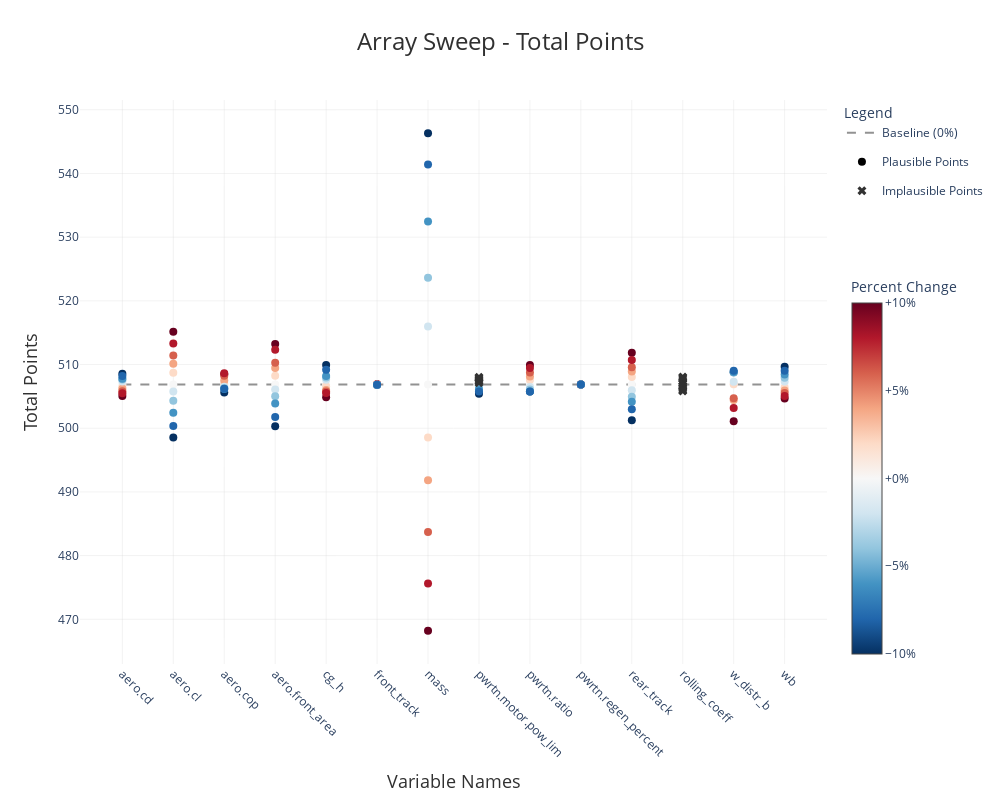

Notebook code cell kept with this figure:
### Code cell
arr_sweep_results.plot(
    y_label="Total Points",
    title="Array Sweep - Total Points",
)

### Figure 1 — Plotly figure (JSON) as saved in the notebook; plotly's stock layout.template omitted (floating-point values rounded to 4 significant figures; data arrays with more than 128 entries replaced by an {"elided": "..."} marker saying what was removed)
{"data": [{"line": {"color": "rgba(100, 100, 100, 0.7)", "dash": "dash", "width": 2}, "mode": "lines", "name": "Baseline (0%)", "type": "scatter", "x": ["aero.cd", "aero.cl", "aero.cop", "aero.front_area", "cg_h", "front_track", "mass", "pwrtn.motor.pow_lim", "pwrtn.ratio", "pwrtn.regen_percent", "rear_track", "rolling_coeff", "w_distr_b", "wb"], "y": [506.9, 506.9, 506.9, 506.9, 506.9, 506.9, 506.9, 506.9, 506.9, 506.9, 506.9, 506.9, 506.9, 506.9]}, {"hovertemplate": "%{x}<br>Points: %{y:.1f}<br>%{text}<extra></extra>", "marker": {"color": {"elided": "139 float values"}, "colorbar": {"len": 0.7, "tickformat": "+.0%", "title": {"text": "Percent Change"}, "y": 0, "yanchor": "bottom"}, "colorscale": [[0, "rgb(5,48,97)"], [0.1, "rgb(33,102,172)"], [0.2, "rgb(67,147,195)"], [0.3, "rgb(146,197,222)"], [0.4, "rgb(209,229,240)"], [0.5, "rgb(247,247,247)"], [0.6, "rgb(253,219,199)"], [0.7, "rgb(244,165,130)"], [0.8, "rgb(214,96,77)"], [0.9, "rgb(178,24,43)"], [1, "rgb(103,0,31)"]], "size": 8}, "mode": "markers", "name": "Plausible Points", "showlegend": false, "text": {"elided": "139 str values"}, "type": "scatter", "x": {"elided": "139 str values"}, "y": {"elided": "139 float values"}}, {"legendgroup": "plausible", "marker": {"color": "black", "size": 8}, "mode": "markers", "name": "Plausible Points", "showlegend": true, "type": "scatter", "x": [null], "y": [null]}, {"hovertemplate": "%{x}<br>Points: %{y:.1f}<br>%{text} (Implausible)<extra></extra>", "marker": {"color": "rgba(50, 50, 50, 1.0)", "size": 8, "symbol": "x"}, "mode": "markers", "name": "Implausible Points", "text": ["Step: +10%", "Step: +10%", "Step: +2%", "Step: +2%", "Step: +4%", "Step: +4%", "Step: +6%", "Step: +6%", "Step: +8%", "Step: +8%", "Step: -10%", "Step: -2%", "Step: -4%", "Step: -6%", "Step: -8%"], "type": "scatter", "x": ["pwrtn.motor.pow_lim", "rolling_coeff", "pwrtn.motor.pow_lim", "rolling_coeff", "pwrtn.motor.pow_lim", "rolling_coeff", "pwrtn.motor.pow_lim", "rolling_coeff", "pwrtn.motor.pow_lim", "rolling_coeff", "rolling_coeff", "rolling_coeff", "rolling_coeff", "rolling_coeff", "rolling_coeff"], "y": [508.0, 505.8, 507.1, 506.6, 507.4, 506.4, 507.6, 506.2, 507.8, 506.0, 508.1, 507.1, 507.4, 507.7, 507.9]}], "layout": {"height": 800, "hovermode": "closest", "legend": {"title": {"text": "Legend"}}, "margin": {"b": 80, "l": 80, "r": 120, "t": 100}, "plot_bgcolor": "white", "title": {"font": {"color": "#303030", "size": 24}, "text": "Array Sweep - Total Points", "x": 0.5, "xanchor": "center"}, "width": 1000, "xaxis": {"gridcolor": "rgba(211, 211, 211, 0.3)", "gridwidth": 1, "showgrid": true, "tickangle": 45, "title": {"font": {"color": "#303030", "size": 18}, "text": "Variable Names"}}, "yaxis": {"gridcolor": "rgba(211, 211, 211, 0.3)", "gridwidth": 1, "showgrid": true, "title": {"font": {"color": "#303030", "size": 18}, "text": "Total Points"}, "zeroline": true, "zerolinecolor": "rgba(211, 211, 211, 0.8)", "zerolinewidth": 2}}}
